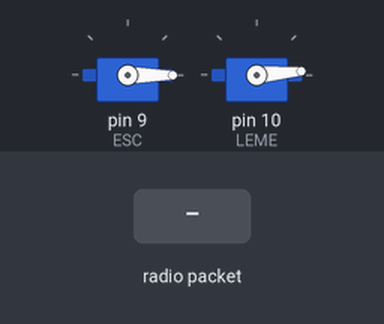
Bench run of a sketch on a simulated Arduino Uno, built with avr-gcc and run on an emulated ATmega328P. Shown: 2 × servo. The inputs (shaded band) are chosen by the test bench. No radio packets arrive unless stated; what the sketch prints to the serial monitor is not drawn.

Above: at 3.2 s.
3.3 s: radio packet "1" arrives
Timing chart, 0 to 6.3 s (numbered marks = the images above; inputs shaded):
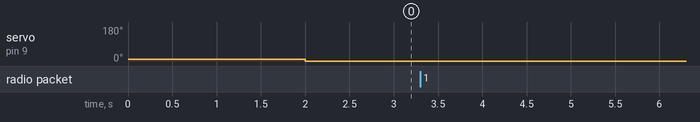

The sketch:

V7_Autonomous_Boat.ino
```cpp
// rf95_client.pde

#include <SPI.h>
#include <RH_RF95.h>
#include <ServoTimer2.h>

ServoTimer2 ESC;     // create servo object to control the ESC
ServoTimer2 LEME;    //Servo object to control the steering

// Singleton instance of the radio driver
RH_RF95 lora;

//////////////////////////////////////////////////////////////////////
char readserial[RH_RF95_MAX_MESSAGE_LEN]={0};//="Idling";
uint8_t i = 0;
int val; //Steering Angle

void setup() {
  //Motor and Steering control

  // Attach the ESC on pin 9
  ESC.attach(9); // (pin, min pulse width, max pulse width in microseconds)
  ESC.write(8);
  delay(2000);
  ESC.write(0);

  //Attach LEME to pin 10
  LEME.attach(10); // (pin, min pulse width, max pulse width in microseconds)
  LEME.write(5);

  //USB to Raspi
  Serial.begin(9600);
  while (!Serial) ; // Wait for serial port to be available

  //LoRa Initialization
  if (!lora.init())
    Serial.println("init failed");
  lora.setFrequency(868.1);
  lora.setModemConfig(RH_RF95::Bw125Cr45Sf128);
  // Defaults after init are 434.0MHz, 13dBm, Bw = 125 kHz, Cr = 4/5, Sf = 128chips/symbol, CRC on
  // You can change the modulation parameters with eg
  // lora.setModemConfig(RH_RF95::Bw125Cr45Sf128);
  // The default transmitter power is 13dBm, using PA_BOOST.
  // If you are using RFM95/96/97/98 modules which uses the PA_BOOST transmitter pin, then
  // you can set transmitter powers from 2 to 20 dBm:
  //  lora.setTxPower(20, false);
  // Failure to do that will result in extremely low transmit powers.
}

void loop()
{

  RecvMessageLoRa();
  delay(350);

}

void serialEvent(){
  char readserial[RH_RF95_MAX_MESSAGE_LEN]={0};
  uint8_t i = 0;
  while(Serial.available()){
      readserial[i]=Serial.read();
      i++;
  }

  /*
  if(readserial[1]=='D'){
    Steering(readserial);
    if(readserial[6]=='S'){
      speedcontrol(readserial)
    }
  }
  if (readserial[1]=='S'){
    speedcontrol(readserial);
    if(readserial[6]=='D'){
      Steering(readserial)
    }
  }

  */
  SendMessageLoRa(readserial, i);
  i=0;
  //Serial.println(readserial);
}


void SendMessageLoRa(uint8_t *data, int datasize){
  lora.send(data, datasize);
  lora.waitPacketSent();

}

void RecvMessageLoRa(){
  // Now wait for a reply
  uint8_t buf[RH_RF95_MAX_MESSAGE_LEN]={NULL};
  uint8_t len = sizeof(buf);

  if (lora.waitAvailableTimeout(3000))
  {
    // Should be a reply message for us now
    if (lora.recv(buf, &len))
   {
//      Serial.println("Connected!");
      if(len){
        //Serial.print("Data Received:");
        Serial.println((char*)buf);
      }
    }
    else
    {
      Serial.println("Fail Recv Message");
    }
  }
  else
  {
    Serial.println("No LoRa");
  }
}

void write2esc(int Value){
 Value = map(Value, 0, 10, 1000, 1800);   // scale it to use it with the servo library (value between 0 and 180)
 ESC.write(Value);    // Send the signal to the ESC
}

void write2leme(int Value){
 Value = map(Value, 0, 10, 1000, 1800);   // scale it to use it with the servo library (value between 0 and 180)
 LEME.write(Value);    // Send the signal to the ESC
}
```

Measured:
- after the input at 3.3 s, every drawn part: stays the same
